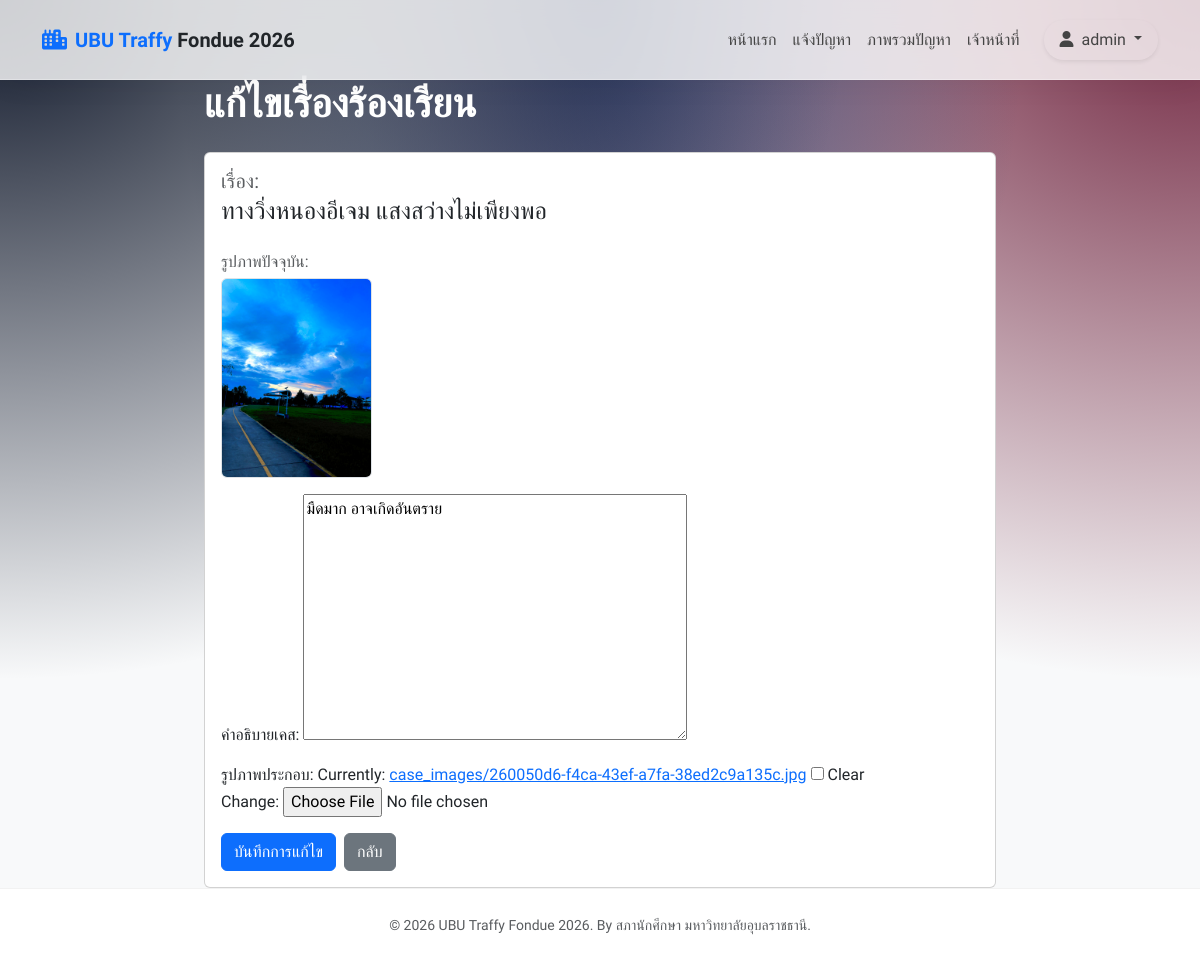
The app's page /case/26/edit/ (signed in) with its own data.
### core/models.py (models this page shows, shortened)
class Case(models.Model):
    STATUS_CHOICES = [
        ('pending', 'รอดำเนินการ'),
        ('in_progress', 'กำลังดำเนินการ'),
        ('resolved', 'แก้ไขแล้ว'),
    ]
    CATEGORY_CHOICES = [
        ('electrical', 'ไฟฟ้า'),
        ('water_supply', 'ประปา'),
        ('road_damage', 'ถนน/ทางเท้า'),
        ('other', 'อื่นๆ'),
    ]
    title = models.CharField(max_length=200)
    description = models.TextField()
    status = models.CharField(max_length=20, choices=STATUS_CHOICES, default='pending')
    category = models.CharField(max_length=50, choices=CATEGORY_CHOICES)
    reporter = models.ForeignKey(User, on_delete=models.CASCADE, related_name='reported_cases')
    created_at = models.DateTimeField(auto_now_add=True)
    updated_at = models.DateTimeField(auto_now=True)
    image_file = models.ImageField(upload_to='case_images/', blank=True, null=True)

### core/views.py (the view)
# urls.py: path('case/<int:case_id>/edit/', views.edit_case_view, name='edit_case'),
@login_required
def edit_case_view(request, case_id):
    case = get_object_or_404(Case, id=case_id)
    if request.user != case.reporter and not request.user.is_staff:
        messages.error(request, 'คุณไม่มีสิทธิ์แก้ไขเคสนี้')
        return redirect('case_detail', case_id=case.id)
    if request.method == 'POST':
        form = CaseEditForm(request.POST, request.FILES, instance=case)
        if form.is_valid():
            form.save()
            messages.success(request, 'แก้ไขเคสเรียบร้อยแล้ว')
            return redirect('case_detail', case_id=case.id)
    else:
        form = CaseEditForm(instance=case)
    return render(request, 'core/edit_case.html', {'form': form, 'case': case})

### core/forms.py
class CaseEditForm(forms.ModelForm):
    class Meta:
        model = Case
        fields = ['description', 'image_file']
        labels = {
            'description': 'คำอธิบายเคส',
            'image_file': 'รูปภาพประกอบ',
        }

### core/templates/core/edit_case.html (shortened to what this page needs)
{% extends 'core/base.html' %}
{% block content %}
<div class="row justify-content-center">
    <div class="col-md-8">
        <h1 class="fw-bold text-white mb-4">แก้ไขเรื่องร้องเรียน</h1>
        <div class="card">
            <div class="card-body">
                <h5 class="card-title text-muted mb-1">เรื่อง:</h5>
                <h4 class="mb-4">{{ case.title }}</h4>
                {% if case.image_file %}
                    <div class="mb-3">
                        <p class="text-muted mb-1">รูปภาพปัจจุบัน:</p>
                        <img src="{{ case.image_file.url }}" alt="รูปภาพปัจจุบัน"
                             style="max-height: 200px; max-width: 100%; object-fit: contain;" class="rounded border">
                    </div>
                {% endif %}
                <form method="post" enctype="multipart/form-data">
                    {{ form.as_p }}
                    <div class="d-flex gap-2 mt-3">
                        <button type="submit" class="btn btn-primary">บันทึกการแก้ไข</button>
                        <a href="{% url 'case_detail' case_id=case.id %}" class="btn btn-secondary">กลับ</a>
                    </div>
                </form>
            </div>
        </div>
    </div>
</div>
{% endblock %}

### core/templates/core/base.html (shortened to what this page needs)
{% load static %}
<!DOCTYPE html>
<html lang="th">
<head>
    <link href="https://cdn.jsdelivr.net/npm/bootstrap@5.3.0/dist/css/bootstrap.min.css" rel="stylesheet">
    <link rel="stylesheet" href="https://cdnjs.cloudflare.com/ajax/libs/font-awesome/6.4.0/css/all.min.css">
    <link rel="stylesheet" href="{% static 'css/style.css' %}">
</head>
<body>
    <nav class="navbar navbar-expand-lg fixed-top navbar-glass">
        <div class="container">
            <a class="navbar-brand fw-bold text-primary" href="/">
                <i class="fa-solid fa-city me-2"></i>UBU Traffy <span class="text-dark">Fondue 2026</span>
            </a>
            <div class="collapse navbar-collapse" id="navbarNav">
                <ul class="navbar-nav ms-auto align-items-center">
                    <li class="nav-item">
                        <a class="nav-link {% if request.resolver_match.url_name == 'home' %}active{% endif %}" href="{% url 'home' %}">หน้าแรก</a>
                    </li>
                    <li class="nav-item">
                        <a class="nav-link {% if request.resolver_match.url_name == 'create_case' %}active{% endif %}" href="{% url 'create_case' %}">แจ้งปัญหา</a>
                    </li>
                    <li class="nav-item">
                        <a class="nav-link {% if request.resolver_match.url_name == 'public_dashboard' %}active{% endif %}" href="{% url 'public_dashboard' %}">ภาพรวมปัญหา</a>
                    </li>
                    {% if user.is_staff %}
                    <li class="nav-item">
                        <a class="nav-link {% if request.resolver_match.url_name == 'staff_dashboard' %}active{% endif %}" href="{% url 'staff_dashboard' %}">เจ้าหน้าที่</a>
                    </li>
                    {% endif %}
                    {% if user.is_authenticated %}
                    <li class="nav-item dropdown ms-lg-3">
                        <a class="nav-link dropdown-toggle btn btn-light text-primary rounded-pill px-3 shadow-sm" href="#" id="navbarDropdown" role="button" data-bs-toggle="dropdown" aria-expanded="false">
                            <i class="fa-solid fa-user me-1"></i> {{ user.username }}
                        </a>
                    </li>
                    {% endif %}
                </ul>
            </div>
        </div>
    </nav>
    <main class="main-content">
        {% block content %}
        {% endblock %}
    </main>
    <footer class="footer mt-auto py-4">
        <div class="container text-center">
            <span class="text-muted small">© 2026 UBU Traffy Fondue 2026. By สภานักศึกษา มหาวิทยาลัยอุบลราชธานี.</span>
        </div>
    </footer>
</body>
</html>

### static/css/style.css (style rules this page uses)
:root { --primary-color: #4361ee; --secondary-color: #3f37c9; --accent-color: #4cc9f0; --bg-color: #f8f9fa; --text-color: #2b2d42; --font-main: 'Prompt', sans-serif; --navbar-height: 80px; }
body { font-family: var(--font-main); background-color: var(--bg-color); color: var(--text-color); background-image: radial-gradient(at 0% 0%, hsla(222,47%,11%,1) 0, transparent 50%), radial-gradient(at 50% 0%, hsla(225,39%,30%,1) 0, transparent 50%), radial-gradient(at 100% 0%, hsla(339,49%,30%,1) 0, transparent 50%); background-attachment: fixed; background-size: cover; min-height: 100vh; }
.main-content { padding-top: var(--navbar-height); min-height: 85vh; }
.navbar-glass { background: rgba(255, 255, 255, 0.8); backdrop-filter: blur(12px); -webkit-backdrop-filter: blur(12px); border-bottom: 1px solid rgba(255, 255, 255, 0.3); box-shadow: 0 4px 30px rgba(0, 0, 0, 0.05); transition: all 0.3s ease; position: fixed; top: 0; left: 0; width: 100%; z-index: 1000; height: var(--navbar-height); display: flex; align-items: center; }
.nav-link { color: #444 !important; font-weight: 500; transition: color 0.3s; }
.footer { background: white; border-top: 1px solid rgba(0,0,0,0.05); padding: 3rem 0; color: #6c757d; }

### records on screen
Case: title "ทางวิ่งหนองอีเจม แสงสว่างไม่เพียงพอ", image_file (picture), description "มืดมาก อาจเกิดอันตราย"

### other values on screen
{{ user.username }} "admin"
